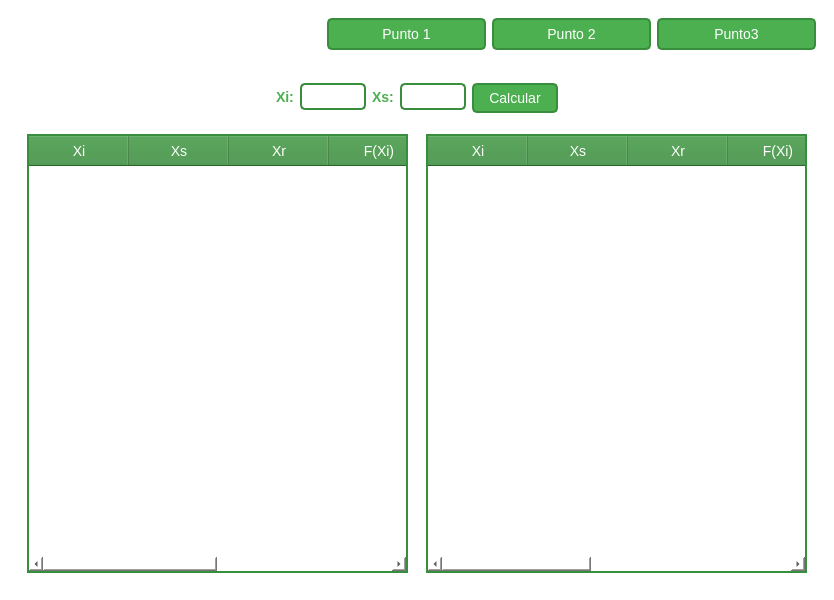
<?xml version="1.0" encoding="UTF-8"?>
<ui version="4.0">
 <class>MainWindow</class>
 <widget class="QMainWindow" name="MainWindow">
  <property name="geometry">
   <rect>
    <x>0</x>
    <y>0</y>
    <width>834</width>
    <height>600</height>
   </rect>
  </property>
  <property name="windowTitle">
   <string>Metodos numéricos</string>
  </property>
  <property name="windowIcon">
   <iconset resource="Images/imagenes.qrc">
    <normaloff>:/Metodos/icono.png</normaloff>:/Metodos/icono.png</iconset>
  </property>
  <property name="styleSheet">
   <string notr="true">QWidget {
    background-color: #ffffff; /* Blanco */
    font-family: Arial, sans-serif;
    font-size: 14px;
}
QPushButton {
    background-color: #4CAF50; /* Verde claro */
    color: #ffffff; /* Texto blanco */
    border: 2px solid #388E3C; /* Verde oscuro */
    border-radius: 5px;
    padding: 8px 15px;
}
QPushButton:hover {
    background-color: #388E3C; /* Verde oscuro al pasar el ratón */
}

QPushButton:pressed {
    background-color: #9dff75; /* Amarillo al presionar */
    color: #000000; /* Texto negro */
}

/* Line Edits (cajas de texto) */
QLineEdit {
    background-color: #ffffff;
    color: #4CAF50; /* Texto en verde claro */
    border: 2px solid #388E3C; /* Borde verde oscuro */
    border-radius: 5px;
    padding: 5px;
}

/* Labels */
QLabel {
    color: #4CAF50; /* Texto en verde claro */
    font-weight: bold;
}

/* Tablas */
QTableWidget {
    background-color: #ffffff; /* Fondo blanco */
    color: #4CAF50; /* Texto verde claro */
    border: 2px solid #388E3C; /* Borde verde oscuro */
    gridline-color: #388E3C; /* Líneas de la tabla verde oscuro */
}

QHeaderView::section {
    background-color: #388E3C; /* Verde oscuro para los encabezados */
    color: #ffffff; /* Texto blanco */
    padding: 5px;
}
</string>
  </property>
  <widget class="QWidget" name="centralwidget">
   <layout class="QVBoxLayout" name="verticalLayout">
    <item>
     <widget class="QWidget" name="widget" native="true">
      <property name="minimumSize">
       <size>
        <width>0</width>
        <height>50</height>
       </size>
      </property>
      <property name="maximumSize">
       <size>
        <width>16777215</width>
        <height>50</height>
       </size>
      </property>
      <layout class="QHBoxLayout" name="horizontalLayout_3">
       <property name="spacing">
        <number>0</number>
       </property>
       <property name="topMargin">
        <number>0</number>
       </property>
       <property name="rightMargin">
        <number>0</number>
       </property>
       <property name="bottomMargin">
        <number>0</number>
       </property>
       <item>
        <widget class="QWidget" name="widget_9" native="true">
         <property name="minimumSize">
          <size>
           <width>300</width>
           <height>0</height>
          </size>
         </property>
         <property name="maximumSize">
          <size>
           <width>300</width>
           <height>16777215</height>
          </size>
         </property>
         <property name="sizeIncrement">
          <size>
           <width>0</width>
           <height>0</height>
          </size>
         </property>
         <layout class="QHBoxLayout" name="horizontalLayout_5">
          <item alignment="Qt::AlignHCenter">
           <widget class="QLabel" name="lb_Titulo">
            <property name="styleSheet">
             <string notr="true">font-size:20px;</string>
            </property>
            <property name="text">
             <string/>
            </property>
           </widget>
          </item>
         </layout>
        </widget>
       </item>
       <item>
        <widget class="QWidget" name="widget_10" native="true">
         <layout class="QHBoxLayout" name="horizontalLayout_4">
          <item>
           <widget class="QPushButton" name="pb_p1">
            <property name="text">
             <string>Punto 1</string>
            </property>
           </widget>
          </item>
          <item>
           <widget class="QPushButton" name="pb_p2">
            <property name="text">
             <string>Punto 2</string>
            </property>
           </widget>
          </item>
          <item>
           <widget class="QPushButton" name="pb_p3">
            <property name="text">
             <string>Punto3</string>
            </property>
           </widget>
          </item>
         </layout>
        </widget>
       </item>
      </layout>
     </widget>
    </item>
    <item>
     <widget class="QWidget" name="widget_2" native="true">
      <layout class="QVBoxLayout" name="verticalLayout_2">
       <property name="spacing">
        <number>0</number>
       </property>
       <property name="leftMargin">
        <number>0</number>
       </property>
       <property name="topMargin">
        <number>0</number>
       </property>
       <property name="rightMargin">
        <number>0</number>
       </property>
       <property name="bottomMargin">
        <number>0</number>
       </property>
       <item>
        <widget class="QStackedWidget" name="stackedWidget">
         <property name="currentIndex">
          <number>0</number>
         </property>
         <widget class="QWidget" name="punto1">
          <layout class="QVBoxLayout" name="verticalLayout_3">
           <item>
            <widget class="QWidget" name="widget_4" native="true">
             <property name="minimumSize">
              <size>
               <width>0</width>
               <height>45</height>
              </size>
             </property>
             <property name="maximumSize">
              <size>
               <width>16777215</width>
               <height>45</height>
              </size>
             </property>
             <layout class="QHBoxLayout" name="horizontalLayout_2">
              <property name="spacing">
               <number>0</number>
              </property>
              <property name="leftMargin">
               <number>0</number>
              </property>
              <property name="topMargin">
               <number>0</number>
              </property>
              <property name="rightMargin">
               <number>0</number>
              </property>
              <property name="bottomMargin">
               <number>0</number>
              </property>
              <item>
               <widget class="QWidget" name="widget_8" native="true">
                <property name="maximumSize">
                 <size>
                  <width>300</width>
                  <height>16777215</height>
                 </size>
                </property>
                <layout class="QHBoxLayout" name="horizontalLayout_8">
                 <item>
                  <widget class="QLabel" name="lb_Xip1">
                   <property name="text">
                    <string>Xi:</string>
                   </property>
                  </widget>
                 </item>
                 <item>
                  <widget class="QLineEdit" name="le_xip1">
                   <property name="text">
                    <string/>
                   </property>
                  </widget>
                 </item>
                 <item>
                  <widget class="QLabel" name="lb_Xsp2">
                   <property name="text">
                    <string>Xs:</string>
                   </property>
                  </widget>
                 </item>
                 <item>
                  <widget class="QLineEdit" name="le_xsp1"/>
                 </item>
                 <item>
                  <widget class="QPushButton" name="pb_calcp1">
                   <property name="minimumSize">
                    <size>
                     <width>0</width>
                     <height>30</height>
                    </size>
                   </property>
                   <property name="maximumSize">
                    <size>
                     <width>16777215</width>
                     <height>30</height>
                    </size>
                   </property>
                   <property name="sizeIncrement">
                    <size>
                     <width>0</width>
                     <height>0</height>
                    </size>
                   </property>
                   <property name="text">
                    <string>Calcular</string>
                   </property>
                  </widget>
                 </item>
                </layout>
               </widget>
              </item>
             </layout>
            </widget>
           </item>
           <item>
            <widget class="QWidget" name="widget_3" native="true">
             <layout class="QHBoxLayout" name="horizontalLayout">
              <property name="spacing">
               <number>0</number>
              </property>
              <property name="leftMargin">
               <number>0</number>
              </property>
              <property name="topMargin">
               <number>0</number>
              </property>
              <property name="rightMargin">
               <number>0</number>
              </property>
              <property name="bottomMargin">
               <number>0</number>
              </property>
              <item>
               <widget class="QWidget" name="widget_5" native="true">
                <property name="maximumSize">
                 <size>
                  <width>16777215</width>
                  <height>16777215</height>
                 </size>
                </property>
                <layout class="QVBoxLayout" name="verticalLayout_5">
                 <item>
                  <widget class="QTableWidget" name="tw_bisecp1">
                   <column>
                    <property name="text">
                     <string>Xi</string>
                    </property>
                   </column>
                   <column>
                    <property name="text">
                     <string>Xs</string>
                    </property>
                   </column>
                   <column>
                    <property name="text">
                     <string>Xr</string>
                    </property>
                   </column>
                   <column>
                    <property name="text">
                     <string>F(Xi)</string>
                    </property>
                   </column>
                   <column>
                    <property name="text">
                     <string>F(Xr)</string>
                    </property>
                   </column>
                   <column>
                    <property name="text">
                     <string>E%</string>
                    </property>
                   </column>
                  </widget>
                 </item>
                </layout>
               </widget>
              </item>
              <item>
               <widget class="QWidget" name="widget_6" native="true">
                <layout class="QVBoxLayout" name="verticalLayout_6">
                 <item>
                  <widget class="QTableWidget" name="tw_fpP1">
                   <column>
                    <property name="text">
                     <string>Xi</string>
                    </property>
                   </column>
                   <column>
                    <property name="text">
                     <string>Xs</string>
                    </property>
                   </column>
                   <column>
                    <property name="text">
                     <string>Xr</string>
                    </property>
                   </column>
                   <column>
                    <property name="text">
                     <string>F(Xi)</string>
                    </property>
                   </column>
                   <column>
                    <property name="text">
                     <string>F(Xs)</string>
                    </property>
                   </column>
                   <column>
                    <property name="text">
                     <string>F(Xr)</string>
                    </property>
                   </column>
                   <column>
                    <property name="text">
                     <string>E%</string>
                    </property>
                   </column>
                  </widget>
                 </item>
                </layout>
               </widget>
              </item>
             </layout>
            </widget>
           </item>
          </layout>
         </widget>
         <widget class="QWidget" name="punto2">
          <layout class="QVBoxLayout" name="verticalLayout_7">
           <property name="spacing">
            <number>0</number>
           </property>
           <property name="leftMargin">
            <number>0</number>
           </property>
           <property name="topMargin">
            <number>0</number>
           </property>
           <property name="rightMargin">
            <number>0</number>
           </property>
           <property name="bottomMargin">
            <number>0</number>
           </property>
           <item>
            <widget class="QWidget" name="widget_11" native="true">
             <property name="maximumSize">
              <size>
               <width>16777215</width>
               <height>70</height>
              </size>
             </property>
             <layout class="QHBoxLayout" name="horizontalLayout_6">
              <item>
               <widget class="QLabel" name="label">
                <property name="text">
                 <string>X</string>
                </property>
               </widget>
              </item>
              <item>
               <widget class="QLineEdit" name="le_xp2"/>
              </item>
              <item>
               <spacer name="horizontalSpacer">
                <property name="orientation">
                 <enum>Qt::Horizontal</enum>
                </property>
                <property name="sizeHint" stdset="0">
                 <size>
                  <width>40</width>
                  <height>20</height>
                 </size>
                </property>
               </spacer>
              </item>
              <item>
               <widget class="QPushButton" name="pb_calcp2">
                <property name="text">
                 <string>Calcular</string>
                </property>
               </widget>
              </item>
             </layout>
            </widget>
           </item>
           <item>
            <widget class="QWidget" name="widget_12" native="true">
             <layout class="QVBoxLayout" name="verticalLayout_8">
              <property name="spacing">
               <number>0</number>
              </property>
              <property name="leftMargin">
               <number>0</number>
              </property>
              <property name="topMargin">
               <number>0</number>
              </property>
              <property name="rightMargin">
               <number>0</number>
              </property>
              <property name="bottomMargin">
               <number>0</number>
              </property>
              <item>
               <widget class="QTableWidget" name="tw_p2">
                <column>
                 <property name="text">
                  <string>Xi</string>
                 </property>
                </column>
                <column>
                 <property name="text">
                  <string>Xn+1</string>
                 </property>
                </column>
                <column>
                 <property name="text">
                  <string>F(Xi)</string>
                 </property>
                </column>
                <column>
                 <property name="text">
                  <string>F'(Xi)</string>
                 </property>
                </column>
                <column>
                 <property name="text">
                  <string>E%</string>
                 </property>
                </column>
               </widget>
              </item>
             </layout>
            </widget>
           </item>
          </layout>
         </widget>
         <widget class="QWidget" name="punto3">
          <layout class="QVBoxLayout" name="verticalLayout_9">
           <property name="spacing">
            <number>0</number>
           </property>
           <property name="leftMargin">
            <number>0</number>
           </property>
           <property name="topMargin">
            <number>0</number>
           </property>
           <property name="rightMargin">
            <number>0</number>
           </property>
           <property name="bottomMargin">
            <number>0</number>
           </property>
           <item>
            <widget class="QWidget" name="widget_13" native="true">
             <property name="minimumSize">
              <size>
               <width>0</width>
               <height>50</height>
              </size>
             </property>
             <property name="maximumSize">
              <size>
               <width>16777215</width>
               <height>50</height>
              </size>
             </property>
             <layout class="QHBoxLayout" name="horizontalLayout_7">
              <item>
               <widget class="QLabel" name="label_2">
                <property name="text">
                 <string>X</string>
                </property>
               </widget>
              </item>
              <item>
               <widget class="QLineEdit" name="le_xp3"/>
              </item>
              <item>
               <widget class="QLabel" name="label_3">
                <property name="text">
                 <string>Xi</string>
                </property>
               </widget>
              </item>
              <item>
               <widget class="QLineEdit" name="le_xip3"/>
              </item>
              <item>
               <widget class="QLabel" name="label_4">
                <property name="text">
                 <string>Xs</string>
                </property>
               </widget>
              </item>
              <item>
               <widget class="QLineEdit" name="le_xsp3"/>
              </item>
              <item>
               <widget class="QPushButton" name="pb_calcp3">
                <property name="text">
                 <string>Calcular</string>
                </property>
               </widget>
              </item>
             </layout>
            </widget>
           </item>
           <item>
            <widget class="QWidget" name="widget_14" native="true">
             <layout class="QGridLayout" name="gridLayout">
              <property name="leftMargin">
               <number>0</number>
              </property>
              <property name="topMargin">
               <number>0</number>
              </property>
              <property name="rightMargin">
               <number>0</number>
              </property>
              <property name="bottomMargin">
               <number>0</number>
              </property>
              <property name="spacing">
               <number>3</number>
              </property>
              <item row="0" column="1">
               <widget class="QWidget" name="widget_16" native="true">
                <property name="minimumSize">
                 <size>
                  <width>400</width>
                  <height>237</height>
                 </size>
                </property>
                <property name="maximumSize">
                 <size>
                  <width>16777215</width>
                  <height>16777215</height>
                 </size>
                </property>
                <layout class="QVBoxLayout" name="verticalLayout_11">
                 <item>
                  <widget class="QLabel" name="label_6">
                   <property name="text">
                    <string>M. Falsa posición</string>
                   </property>
                  </widget>
                 </item>
                 <item>
                  <widget class="QTableWidget" name="tw_Fsp3">
                   <column>
                    <property name="text">
                     <string>Xi</string>
                    </property>
                   </column>
                   <column>
                    <property name="text">
                     <string>Xs</string>
                    </property>
                   </column>
                   <column>
                    <property name="text">
                     <string>Xr</string>
                    </property>
                   </column>
                   <column>
                    <property name="text">
                     <string>F(Xi)</string>
                    </property>
                   </column>
                   <column>
                    <property name="text">
                     <string>F(Xs)</string>
                    </property>
                   </column>
                   <column>
                    <property name="text">
                     <string>F(Xr)</string>
                    </property>
                   </column>
                   <column>
                    <property name="text">
                     <string>E%</string>
                    </property>
                   </column>
                  </widget>
                 </item>
                </layout>
               </widget>
              </item>
              <item row="0" column="0">
               <widget class="QWidget" name="widget_15" native="true">
                <property name="minimumSize">
                 <size>
                  <width>400</width>
                  <height>237</height>
                 </size>
                </property>
                <property name="maximumSize">
                 <size>
                  <width>16777215</width>
                  <height>16777215</height>
                 </size>
                </property>
                <layout class="QVBoxLayout" name="verticalLayout_10">
                 <item>
                  <widget class="QLabel" name="label_5">
                   <property name="text">
                    <string>M. Bisección</string>
                   </property>
                  </widget>
                 </item>
                 <item>
                  <widget class="QTableWidget" name="tw_BisecP3">
                   <column>
                    <property name="text">
                     <string>Xi</string>
                    </property>
                   </column>
                   <column>
                    <property name="text">
                     <string>Xs</string>
                    </property>
                   </column>
                   <column>
                    <property name="text">
                     <string>Xr</string>
                    </property>
                   </column>
                   <column>
                    <property name="text">
                     <string>F(Xi)</string>
                    </property>
                   </column>
                   <column>
                    <property name="text">
                     <string>F(Xr)</string>
                    </property>
                   </column>
                   <column>
                    <property name="text">
                     <string>E%</string>
                    </property>
                   </column>
                  </widget>
                 </item>
                </layout>
               </widget>
              </item>
              <item row="1" column="1">
               <widget class="QWidget" name="widget_18" native="true">
                <property name="maximumSize">
                 <size>
                  <width>16777215</width>
                  <height>16777215</height>
                 </size>
                </property>
                <layout class="QVBoxLayout" name="verticalLayout_13">
                 <item>
                  <widget class="QLabel" name="label_8">
                   <property name="text">
                    <string>M. de Newthon-Raphson</string>
                   </property>
                  </widget>
                 </item>
                 <item>
                  <widget class="QTableWidget" name="tw_NRP3">
                   <column>
                    <property name="text">
                     <string>Xi</string>
                    </property>
                   </column>
                   <column>
                    <property name="text">
                     <string>Xn+1</string>
                    </property>
                   </column>
                   <column>
                    <property name="text">
                     <string>F(Xi)</string>
                    </property>
                   </column>
                   <column>
                    <property name="text">
                     <string>F'(Xi)</string>
                    </property>
                   </column>
                   <column>
                    <property name="text">
                     <string>E%</string>
                    </property>
                   </column>
                  </widget>
                 </item>
                </layout>
               </widget>
              </item>
              <item row="1" column="0">
               <widget class="QWidget" name="widget_17" native="true">
                <layout class="QVBoxLayout" name="verticalLayout_12">
                 <item>
                  <widget class="QLabel" name="label_7">
                   <property name="text">
                    <string>M. de la secante</string>
                   </property>
                  </widget>
                 </item>
                 <item>
                  <widget class="QTableWidget" name="tw_secP3">
                   <column>
                    <property name="text">
                     <string>Xi-1</string>
                    </property>
                   </column>
                   <column>
                    <property name="text">
                     <string>Xi</string>
                    </property>
                   </column>
                   <column>
                    <property name="text">
                     <string>Xi+1</string>
                    </property>
                   </column>
                   <column>
                    <property name="text">
                     <string>F(Xi-1)</string>
                    </property>
                   </column>
                   <column>
                    <property name="text">
                     <string>F(Xi)</string>
                    </property>
                   </column>
                   <column>
                    <property name="text">
                     <string>E%</string>
                    </property>
                   </column>
                  </widget>
                 </item>
                </layout>
               </widget>
              </item>
             </layout>
            </widget>
           </item>
          </layout>
         </widget>
        </widget>
       </item>
      </layout>
     </widget>
    </item>
   </layout>
  </widget>
 </widget>
 <resources>
  <include location="Images/imagenes.qrc"/>
 </resources>
 <connections/>
</ui>
